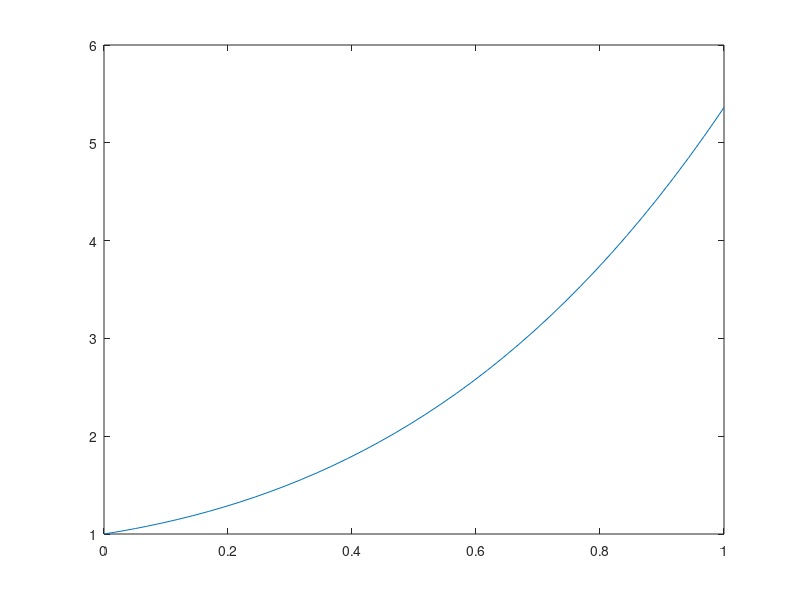

MATLAB code for this plot:
%% Q3
function [t,sol]=ode_template() 
y0=[1,1];                  
limits=[0,1];            
[t,sol] = ode45(@my_system,limits,y0);
plot(t,sol(:,1))
end

function dU=my_system(t,U) 
dU=zeros(2,1);       

dU(1)=U(2);
dU(2)=(1-t+3*(t+1)*U(2))/(t+1)^2;
end